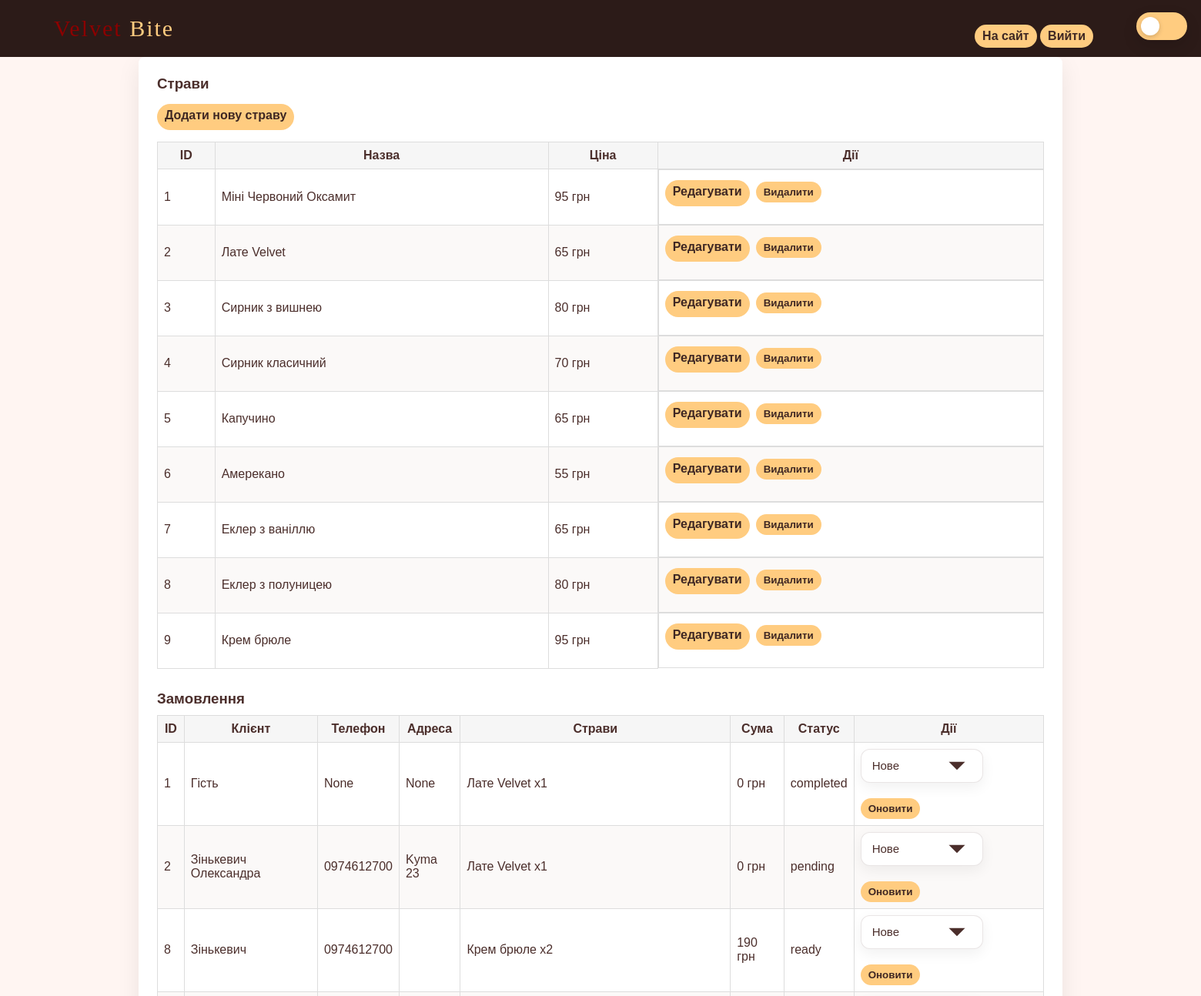
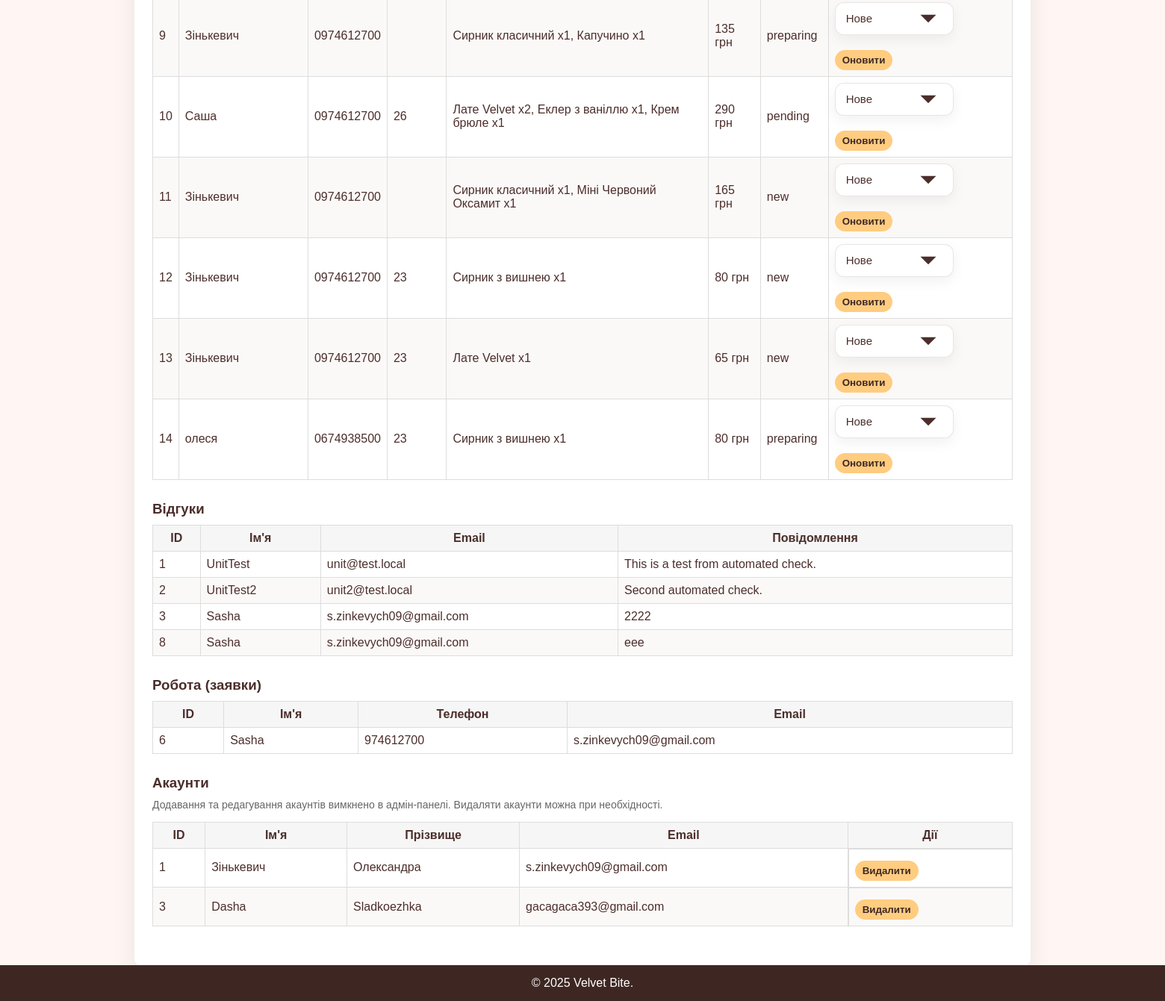
Page /admin (signed in) on the earlier database version (2 pictures, top to bottom).
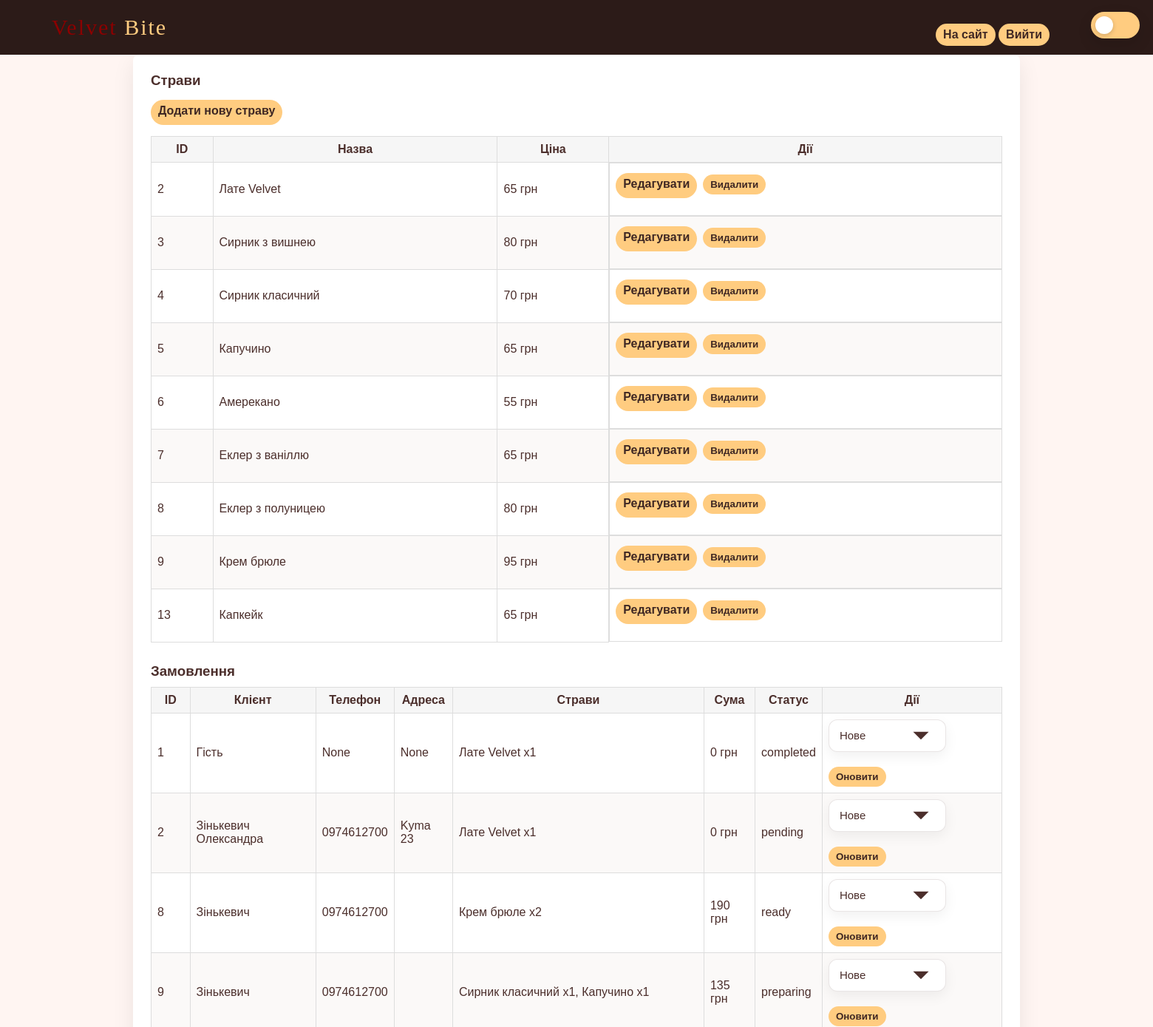
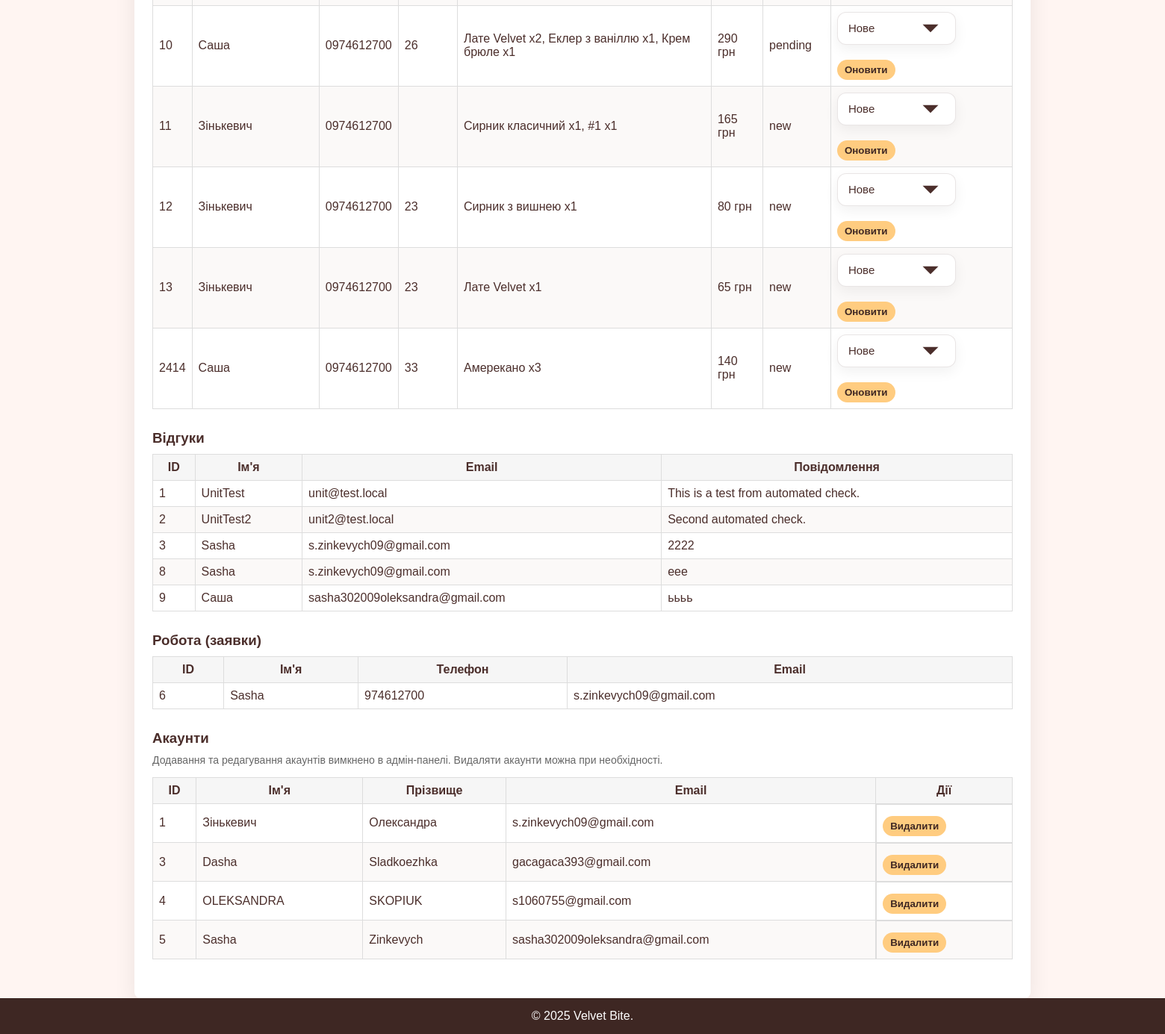
Same page on the later database version (2 pictures, top to bottom).
### tables this page shows
CREATE TABLE "dish" (
	"id"	INTEGER NOT NULL,
	"name"	TEXT NOT NULL,
	"price"	TEXT NOT NULL,
	"image"	BLOB NOT NULL,
	"description"	TEXT,
	"ingredients"	TEXT,
	"calories"	NUMERIC,
	PRIMARY KEY("id" AUTOINCREMENT)
);

CREATE TABLE "orders" (
	"id"	INTEGER,
	"customer_name"	TEXT,
	"items"	TEXT,
	"total"	REAL,
	"created_at"	TEXT,
	"status"	TEXT,
	"phone"	TEXT,
	"address"	TEXT,
	"discount"	NUMERIC,
	PRIMARY KEY("id" AUTOINCREMENT)
);

CREATE TABLE "feedback" (
	"id"	INTEGER NOT NULL UNIQUE,
	"name"	TEXT NOT NULL,
	"email"	TEXT NOT NULL,
	"text"	TEXT NOT NULL,
	PRIMARY KEY("id" AUTOINCREMENT)
);

CREATE TABLE "work" (
	"id"	INTEGER NOT NULL UNIQUE,
	"name"	TEXT NOT NULL,
	"phone"	INTEGER NOT NULL,
	"email"	TEXT,
	"profecy"	TEXT NOT NULL,
	PRIMARY KEY("id" AUTOINCREMENT)
);

CREATE TABLE "accounts" (
	"id"	INTEGER NOT NULL UNIQUE,
	"first_name"	TEXT NOT NULL,
	"last_name"	TEXT,
	"email"	TEXT NOT NULL, avatar TEXT, bio TEXT, phone TEXT,
	PRIMARY KEY("id" AUTOINCREMENT)
);

### main.py (the view, shortened to what this page needs)
@app.route('/admin')
def admin():
    if not session.get('is_admin'):
        return redirect(url_for('admin_login'))
    dish = get_all_dish()
    feedback = get_all_feedback()
    work = get_all_work()
    orders = get_all_orders()
    orders_display = []
    for o in orders:
        items_text = ''
        try:
            items = json.loads(o['items']) if 'items' in o.keys() else json.loads(o[4])
        except Exception:
            items = []
        parts = []
        for it in items:
            try:
                did = None
                if isinstance(it, dict):
                    did = it.get('dish_id') or it.get('id') or it.get('dish')
                    qty = int(it.get('qty', 1))
                try:
                    did_int = int(did)
                except Exception:
                    did_int = None
                if did_int is not None:
                    d = get_dish_by_id(did_int)
                    name = d['name'] if d and 'name' in d.keys() else f"#{did_int}"
                else:
                    name = str(did or '#')
            except Exception:
                name = f"#{it}"
                qty = 1
            parts.append(f"{name} x{qty}")
        items_text = ', '.join(parts)
        od = dict(o)
        od['items_text'] = items_text
        orders_display.append(od)
    accounts = get_all_accounts()
    return render_template('admin.html', dish=dish, work=work, feedback=feedback, orders=orders_display, accounts=accounts)

### database.py (called while the page is built)
def get_all_dish():
    db = get_db()
    cursor = db.cursor()
    cursor.execute('SELECT * FROM dish')
    dish = cursor.fetchall()
    return dish

def get_all_orders():
    db = get_db()
    cursor = db.cursor()
    cursor.execute('SELECT * FROM orders')
    orders = cursor.fetchall()
    return orders

def get_all_work():
    db = get_db()
    cursor = db.cursor()
    cursor.execute('SELECT * FROM work')
    work = cursor.fetchall()
    return work

def get_dish_by_id(dish_id):
    db = get_db()
    cursor = db.cursor()
    cursor.execute('SELECT * FROM dish WHERE id = ?', (dish_id,))
    return cursor.fetchone()

def get_all_feedback():
    db = get_db()
    cursor = db.cursor()
    cursor.execute('SELECT * FROM feedback')
    feedback = cursor.fetchall()
    return feedback

def get_all_accounts():
    db = get_db()
    cursor = db.cursor()
    cursor.execute('SELECT * FROM accounts')
    accounts = cursor.fetchall()
    return accounts

### main.py (called while the page is built)
@app.after_request
def set_security_headers(response):
    if is_production:
        response.headers['X-Content-Type-Options'] = 'nosniff'
        response.headers['X-Frame-Options'] = 'SAMEORIGIN'
        response.headers['X-XSS-Protection'] = '1; mode=block'
        response.headers['Strict-Transport-Security'] = 'max-age=31536000; includeSubDomains'
    return response

@app.before_request
def startup():
    if not app.config.get('DB_INIT_DONE'):
        try:
            with app.app_context():
                init_db()
                add_admin('admin', '11111')
        except Exception:
            pass
        app.config['DB_INIT_DONE'] = True

### templates/admin.html (shortened to what this page needs)
<!DOCTYPE html>
<html lang="uk">
<head>
    <link rel="stylesheet" href="{{ url_for('static', filename='style.css') }}">
</head>
<body>
    <header>
        <nav class="navbar">
            <div class="left-group">
                <h1 class="logo"><span>Velvet</span> Bite</h1>
            </div>
            <div class="right-actions">
                <a class="btn" href="/">На сайт</a>
                <a class="btn btn-danger" href="/admin/logout">Вийти</a>
            </div>
        </nav>
    </header>
    <main class="admin-container">
        <section class="admin-section">
            <h3>Страви</h3>
            <a class="btn" href="{{ url_for('add_dish_route') }}">Додати нову страву</a>
            <table>
                <thead><tr><th>ID</th><th>Назва</th><th>Ціна</th><th>Дії</th></tr></thead>
                <tbody>
                    {% for d in dish %}
                    <tr>
                        <td>{{ d.id }}</td>
                        <td>{{ d.name }}</td>
                           <td>{{ d.price|int }} грн</td>
                        <td class="controls">
                            <a class="btn" href="{{ url_for('admin_edit_dish', dish_id=d.id) }}">Редагувати</a>
                            <form method="post" action="{{ url_for('delete_dish_route', dish_id=d.id) }}" style="display:inline">
                                <button class="btn btn-danger" type="submit">Видалити</button>
                            </form>
                        </td>
                    </tr>
                    {% endfor %}
                </tbody>
            </table>
        </section>
        <section class="admin-section">
            <h3>Замовлення</h3>
            <table>
                <thead><tr><th>ID</th><th>Клієнт</th><th>Телефон</th><th>Адреса</th><th>Страви</th><th>Сума</th><th>Статус</th><th>Дії</th></tr></thead>
                <tbody>
                    {% for o in orders %}
                    <tr>
                        <td>{{ o.id }}</td>
                        <td>{{ o.customer_name }}</td>
                        <td>{{ o.phone }}</td>
                        <td>{{ o.address }}</td>
                        <td>{{ o.items_text }}</td>
                           <td>{{ o.total|int }} грн</td>
                        <td>{{ o.status or 'new' }}</td>
                        <td>
                            <form method="post" action="{{ url_for('admin_update_order_status', order_id=o.id) }}">
                                <select name="status">
                                    <option value="new">Новe</option>
                                </select>
                                <button class="btn" type="submit">Оновити</button>
                            </form>
                        </td>
                    </tr>
                    {% endfor %}
                </tbody>
            </table>
        </section>
        <section class="admin-section">
            <h3>Відгуки</h3>
            <table>
                <thead><tr><th>ID</th><th>Ім'я</th><th>Email</th><th>Повідомлення</th></tr></thead>
                <tbody>
                    {% for f in feedback %}
                    <tr>
                        <td>{{ f.id }}</td>
                        <td>{{ f.name }}</td>
                        <td>{{ f.email }}</td>
                        <td>{{ f.text }}</td>
                    </tr>
                    {% endfor %}
                </tbody>
            </table>
        </section>
        <section class="admin-section">
            <h3>Робота (заявки)</h3>
            <table>
                <thead><tr><th>ID</th><th>Ім'я</th><th>Телефон</th><th>Email</th></tr></thead>
                <tbody>
                    {% for w in work %}
                    <tr>
                        <td>{{ w.id }}</td>
                        <td>{{ w.name }}</td>
                        <td>{{ w.phone }}</td>
                        <td>{{ w.email }}</td>
                    </tr>
                    {% endfor %}
                </tbody>
            </table>
        </section>
        <section class="admin-section">
            <h3>Акаунти</h3>
            <p class="muted">Додавання та редагування акаунтів вимкнено в адмін-панелі. Видаляти акаунти можна при необхідності.</p>
            <table>
                <thead><tr><th>ID</th><th>Ім'я</th><th>Прізвище</th><th>Email</th><th>Дії</th></tr></thead>
                <tbody>
                    {% for a in accounts %}
                    <tr>
                        <td>{{ a.id }}</td>
                        <td>{{ a.first_name }}</td>
                        <td>{{ a.last_name }}</td>
                        <td>{{ a.email }}</td>
                        <td class="controls">
                            <form method="post" action="{{ url_for('delete_accounts_route', service_id=a.id) }}" style="display:inline">
                                <button class="btn btn-danger" type="submit">Видалити</button>
                            </form>
                        </td>
                    </tr>
                    {% endfor %}
                </tbody>
            </table>
        </section>
    </main>
    <footer>
        <p style="text-align:center">© 2025 Velvet Bite.</p>
    </footer>
</body>
</html>

### static/style.css (style rules this page uses)
* { margin: 0; padding: 0; box-sizing: border-box; font-family: "Montserrat", sans-serif; }
html, body { height: 100%; }
body { background-color: #FFF5F2; color: #4B2E2B; font-family: 'Montserrat', sans-serif; margin: 0; padding: 0; display: flex; flex-direction: column; min-height: 100vh; }
.navbar { display: flex; justify-content: space-between; align-items: center; padding: 12px 60px; background: #2C1B18; position: relative; z-index: 999; flex-direction: row; }
.logo { font-family: 'Beau Rivage', serif; font-weight: 400; color: #ffcc80; letter-spacing: 2px; font-size: 30px; margin-left: 10px; }
.logo span { font-family: "Alegreya", serif; font-optical-sizing: auto; font-weight: 400; color: #8B0000; font-size: 30px; }
.btn { display: inline-block; background: #ffcc80; color: #3e2723; padding: 10px 20px; margin-top: 20px; border-radius: 25px; text-decoration: none; font-weight: bold; transition: background 0.3s; font-family: "Montserrat", sans-serif; font-optical-sizing: auto; font-style: normal; }
input[type="text"], input[type="email"], input[type="tel"], input[type="number"], input[type="search"], textarea, select, .contact-form input[type="text"], .contact-form input[type="email"], .contact-form input[type="tel"], .contact-form textarea, .contact-form select { background: #ffffff; border: 1px solid rgba(75,46,43,0.12); padding: 12px 14px; border-radius: 12px; color: #4B2E2B; box-shadow: 0 6px 18px rgba(0,0,0,0.06); transition: box-shadow 0.18s ease, border-color 0.12s ease, transform 0.08s ease; font-size: 15px; min-height: 44px; outline: none; }
select { -webkit-appearance: none; -moz-appearance: none; appearance: none; background-repeat: no-repeat; background-position: right 12px center; padding-right: 40px; }
footer { background: #3e2723; color: #fff; text-align: center; padding: 15px 0; }
main, .menu-section, .contact-section, .dish-detail { flex: 1; }
a { text-decoration: none; color: inherit; -webkit-tap-highlight-color: transparent; }
.admin-container { background: #fff; padding: 24px; border-radius: 8px; box-shadow: 0 10px 30px rgba(0,0,0,0.08); }
.admin-section h3 { margin-bottom:10px; color:#4B2E2B }
.admin-section a { padding-bottom: 10px; margin-bottom: 15px; margin-top: 5px; }
table thead { background:#f6f6f6 }
table tbody tr:nth-child(odd) { background:#fff }
table tbody tr:nth-child(even) { background:#fbf9f8 }
.muted { color:#666; font-size:14px }
.navbar { padding-right:140px }
button, .btn, .dish-btn, .cart-btn, .account-btn, .signUp-form-in a, .signUp-btn-account, .contact-form button, .promo-spin-btn { background: #ffcc80 !important; color: #3e2723 !important; border: none !important; }

### templates/admin.html (style rules this page uses)
.admin-container { padding:24px;max-width:1200px;margin:0 auto }
.admin-section { margin-bottom:28px }
table { width:100%;border-collapse:collapse }
th,td { padding:8px;border:1px solid #ddd }
.btn { background:#333;color:#ffcc80;padding:6px 10px;border:none;cursor:pointer }
.btn-danger { background:#b22222; margin-top: 7px; color:#fff }
.controls { display:flex;gap:8px }
.muted { margin-bottom: 15px; }

Differences in the rows shown:
removed dish: id "1", name "Міні Червоний Оксамит", price "95"
removed orders: id "14", customer_name "олеся", phone "0674938500", address "23", items_text "Сирник з вишнею x1", total "80", status "preparing"
added dish: id "13", name "Капкейк", price "65"
computed for orders id 11: items_text "Сирник класичний x1, Міні Червоний Оксамит x1" → "Сирник класичний x1, #1 x1"
added orders: id "2414", customer_name "Саша", phone "0974612700", address "33", items_text "Амерекано x3", total "140", status "new"
added feedback: id "9", name "Саша", email "sasha302009oleksandra@gmail.com", text "ьььь"
added accounts: id "4", first_name "OLEKSANDRA", last_name "SKOPIUK", email "s1060755@gmail.com"
added accounts: id "5", first_name "Sasha", last_name "Zinkevych", email "sasha302009oleksandra@gmail.com"
